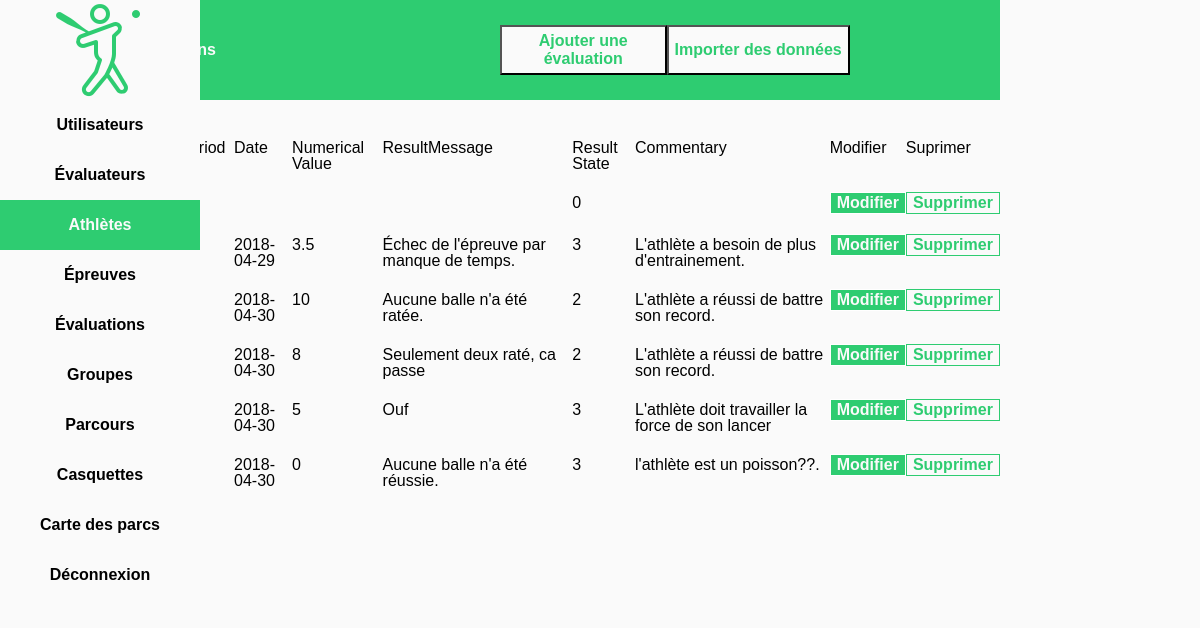
The page /src/php/UIWEvaluationManager.php (signed in) on the database its author committed.
### tables this page shows
CREATE TABLE `evaluation` (
  `id` int(11) NOT NULL,
  `field` int(11) NOT NULL DEFAULT '0',
  `coach` int(11) NOT NULL DEFAULT '0',
  `drill` int(11) NOT NULL DEFAULT '0',
  `athlete` int(11) NOT NULL DEFAULT '0',
  `period` int(11) NOT NULL DEFAULT '0',
  `date` date DEFAULT NULL,
  `numerical_value` double DEFAULT NULL,
  `result_message` text,
  `result_state` tinyint(1) NOT NULL DEFAULT '0',
  `comment` text,
  `obsolete` tinyint(1) NOT NULL DEFAULT '0'
);

### src/php/EvaluationManager.class.php (called while the page is built, shortened)
<?php
include_once "Evaluation.class.php";
class EvaluationManager
{
    public static function loadEvaluations()
    {
        $evaluations = [];
        $conn = SQLConnector::createConn();
        $stat = $conn->prepare("SELECT * FROM evaluation");
        $stat->execute();
        $result = $stat->get_result();
        while ($row = $result->fetch_array(MYSQLI_NUM))
        {
            $e = new Evaluation($row[0], $row[1], $row[2], $row[3], $row[4], $row[5], $row[6], $row[7], $row[8], $row[9], $row[10]);
            array_push($evaluations, $e);
        }
        return $evaluations;
    }
}

### src/php/Evaluation.class.php (called while the page is built, shortened)
<?php
class Evaluation implements JsonSerializable
{
    private $ID;
    private $coachID;
    private $drillID;
    private $athleteID;
    private $periodID;
    private $date;
    private $numericalValue;
    private $resultMessage;
    private $resultState;
    private $commentary;
    public function getID()
    {
        return $this->ID;
    }
    public function setID($ID)
    {
        $this->ID = $ID;
    }
    public function getCoachID()
    {
        return $this->coachID;
    }
    public function setCoachID($coachID)
    {
        $this->coachID = $coachID;
    }
    public function getDrillID()
    {
        return $this->drillID;
    }
    public function setDrillID($drillID)
    {
        $this->drillID = $drillID;
    }
    public function getAthleteID()
    {
        return $this->athleteID;
    }
    public function setAthleteID($athleteID)
    {
        $this->athleteID = $athleteID;
    }
    public function getPeriodID()
    {
        return $this->periodID;
    }
    public function setPeriodID($periodID)
    {
        $this->periodID = $periodID;
    }
    public function getDate()
    {
        return $this->date;
    }
    public function setDate($date)
    {
        $this->date = $date;
    }
    public function getNumericalValue()
    {
        return $this->numericalValue;
    }
    public function setNumericalValue($numericalValue)
    {
        $this->numericalValue = $numericalValue;
    }
    public function getResultMessage()
    {
        return $this->resultMessage;
    }
    public function setResultMessage($resultMessage)
    {
        $this->resultMessage = $resultMessage;
    }
    public function getResultState()
    {
        return $this->resultState;
    }
    public function setResultState($resultState)
    {
        $this->resultState = $resultState;
    }
    public function getCommentary()
    {
        return $this->commentary;
    }
    public function setCommentary($commentary)
    {
        $this->commentary = $commentary;
    }
}

### src/php/UIWEvaluationManager.php (the view, shortened to what this page needs)
<?php
include_once "HTMLUtil.php";
include_once "CtrlGeneral.php";
include_once "Evaluation.class.php";
include_once "EvaluationManager.class.php";
function makeButtonModify($id)
{
    return "<button class='buttonGreen marginAuto' value={$id} name='id' onclick='modifyEvaluation(this.value); showModalWindow();'>Modifier</button>";
}
function makeButtonDelete($id)
{
    return "<button class='buttonWhite marginAuto' value={$id} name='idDeleteEvaluation' onclick='deleteEvaluation({$id})'>Supprimer</button>";
}
function writeTable()
{
    echo "<table>";
    echo "<tr>" . makeCell("Coach ID") . makeCell("Drill ID") . makeCell("Athlete ID") . makeCell("Period ID") . makeCell("Date") . makeCell("Numerical Value") . makeCell("ResultMessage") . makeCell("Result State") . makeCell("Commentary") . makeCell("Modifier") . makeCell("Suprimer") . "</tr>";
    foreach (EvaluationManager::loadEvaluations() as $e)
    {
        echo "<tr>";
        echo makeCell($e->getCoachID()) . makeCell($e->getDrillID()). makeCell($e->getAthleteID()) . makeCell($e->getPeriodID() . makeCell($e->getDate()) . makeCell($e->getNumericalValue()) . makeCell($e->getResultMessage()) . makeCell($e->getResultState()) . makeCell($e->getCommentary()));
        echo makeCell(makeButtonModify($e->getID()));
        echo makeCell(makeButtonDelete($e->getID()));
        echo "</tr>";
    }
    echo "</table><br>";
}
function makeAddEvaluationButton()
{
    echo "<button class='buttonAdd' value='1' name='addEvaluation' onclick='addNewEvaluation(); showModalWindow();'>Ajouter une évaluation</button>";
}
?>
<!DOCTYPE html>
<html lang="fr">
<head>
    <link rel="stylesheet" type="text/css" href="./css/stylesheet.css">
</head>
<body>
<div>
    <div class="topMenu floatLeft col10 colt10 colm12">
        <div class="title col6 colt6 colm12 floatLeft">
            <h1 > Gestion des Évaluations </h1>
        </div>
        <div class="floatLeft col2 colt2 colm6">
            <?php makeAddEvaluationButton(); ?>
        </div>
        <div class="floatLeft col4 colt4 colm6">
            <button class="buttonImport">Importer des données</button>
        </div>
    </div>
    <div class="mainContent floatLeft col10 colt10 colm12">
        <?php writeTable(); ?>
    </div>
</div>
</body>
</html>

### src/php/HTMLUtil.php (shortened to what this page needs)
<?php
function makeCell($text)
{
    return "<td>" . $text . "</td>";
}

### src/php/css/stylesheet.css (style rules this page uses)
body { line-height: 1; }
table { border-collapse: collapse; border-spacing: 0; }
* { box-sizing: border-box; }
.floatLeft { float: left; }
.fixed { position: fixed; }
.marginAuto { margin: auto; }
.sideMenu { background-color: #fafafa; }
.topMenu { background-color: #2ECC71; }
.sideMenuButton { height: 50px; text-align: center; line-height: 50px; color: black; text-decoration: none; font-weight: bold; font-family: arial, serif; display: block; background: linear-gradient(to right, #2ECC71 50%, #fafafa 50%); background-size: 200% 100%; background-position:right bottom; transition:all 0.6s ease; }
.activeMenu { background-position:left bottom; color: #fafafa; }
.logo { display: block; margin-left: auto; margin-right: auto; height: 100px; }
.title { color: #fafafa; font-weight: bold; line-height: 100px; padding-left: 30px; }
body { background-color: #fafafa; font-family: arial; }
.mainContent { padding-left: 30px; padding-top: 30px; }
html,body { height:100%; }
.buttonAdd { height: 50px; margin-top: 25px; background-color: #fafafa; color: #2ECC71; font-weight: bold; font-size: 1em; transition: transform .2s; }
.buttonImport { height: 50px; margin-top: 25px; background-color: #fafafa; color: #2ECC71; font-weight: bold; font-size: 1em; }
.buttonGreen { background-color: #2ECC71; font-size: 1em; font-weight: bold; color: #fafafa; border: 1px solid #ffffff; display: block; transition: transform .2s; }
.buttonWhite { background-color: #fafafa; font-size: 1em; font-weight: bold; color: #2ECC71; border: 1px solid #2ECC71; display: block; transition: transform .2s; }
tr { -webkit-transition: background-color 300ms ease-out; -ms-transition: background-color 300ms ease-out; transition: background-color 300ms ease-out; }
td { height: 25px; padding-bottom: 10px; padding-top: 10px; }
table { table-layout: auto; width: 100%; }
.colm6 { width: 50%; }
.colm12 { width: 100%; }
@media only screen and (min-width: 768px) { .colt2 { width: 16.66%; } }
@media only screen and (min-width: 768px) { .colt4 { width: 33.33%; } }
@media only screen and (min-width: 768px) { .colt6 { width: 50%; } }
@media only screen and (min-width: 768px) { .colt10 { width: 83.33%; } }

### rows shown on the page
evaluation: result_state "0"
evaluation: date "2018-04-29 3.5 Échec de l'épreuve par manque de temps. 3 L'athlète a besoin de plus d'entrainement.", $id 1 (drawn)
evaluation: date "2018-04-30 10 Aucune balle n'a été ratée. 2 L'athlète a réussi de battre son record.", $id 2 (drawn)
evaluation: date "2018-04-30 8 Seulement deux raté, ca passe 2 L'athlète a réussi de battre son record.", $id 3 (drawn)
evaluation: date "2018-04-30 5 Ouf 3 L'athlète doit travailler la force de son lancer", $id 4 (drawn)
evaluation: date "2018-04-30 0 Aucune balle n'a été réussie. 3 l'athlète est un poisson??.", $id 5 (drawn)

### other values the page prints
$text "Period Date Numerical Value ResultMessage Result State Commentary Modifier Suprimer"
